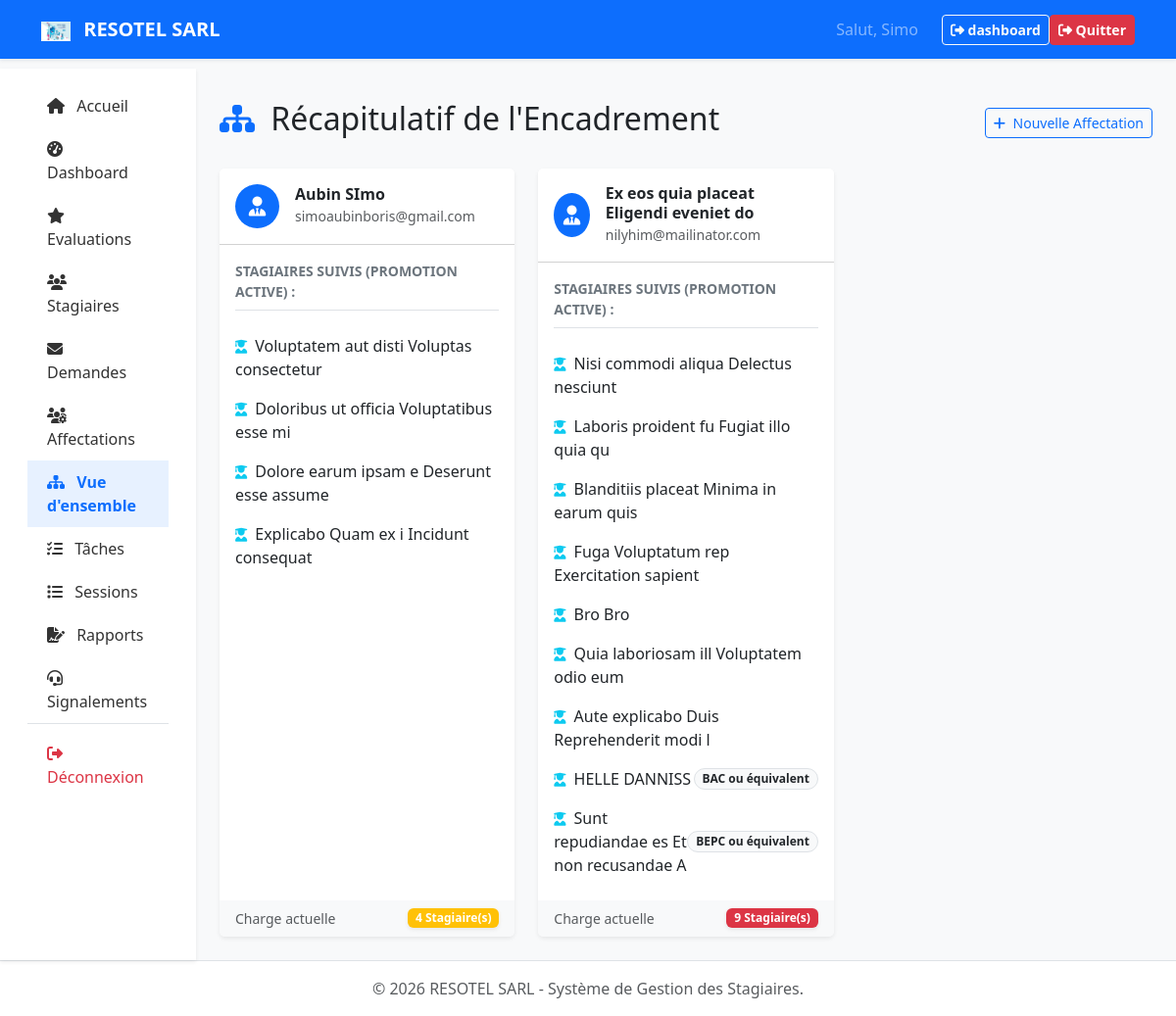
The app's page /recapitulatif_encadrement.php (signed in) with its own data.
### tables this page shows
CREATE TABLE `users` (
  `id` int NOT NULL,
  `nom` varchar(100) NOT NULL,
  `prenom` varchar(100) NOT NULL,
  `email` varchar(150) NOT NULL,
  `password` varchar(255) NOT NULL,
  `telephone` varchar(20) DEFAULT NULL,
  `role` enum('administrateur','encadreur','stagiaire') NOT NULL DEFAULT 'stagiaire',
  `encadreur_id` int DEFAULT NULL,
  `niveau_etude` varchar(100) DEFAULT NULL,
  `type_stage` varchar(50) DEFAULT NULL,
  `date_inscription` timestamp NULL DEFAULT CURRENT_TIMESTAMP,
  `id_session_actuelle` int DEFAULT NULL,
  `note_final` decimal(4,2) DEFAULT NULL,
  `observations` text
);

### recapitulatif_encadrement.php (the view, shortened to what this page needs)
<?php
require_once 'config/db.php';
$stmt = $pdo->query("SELECT id, nom, prenom, email FROM users WHERE role = 'encadreur' ORDER BY nom ASC");
$encadreurs = $stmt->fetchAll();
include 'includes/header.php';
?>
<div class="d-flex justify-content-between align-items-center mb-4 pt-3">
    <h2><i class="fas fa-sitemap me-2 text-primary"></i> Récapitulatif de l'Encadrement</h2>
    <a href="affectation_masse.php" class="btn btn-outline-primary btn-sm">
        <i class="fas fa-plus me-1"></i> Nouvelle Affectation
    </a>
</div>
<div class="row">
    <?php foreach ($encadreurs as $e): ?>
        <div class="col-md-6 col-lg-4 mb-4">
            <div class="card shadow-sm border-0 h-100">
                <div class="card-header bg-white py-3 d-flex align-items-center">
                    <div class="rounded-circle bg-primary text-white p-2 me-3" style="width: 45px; height: 45px; display: flex; align-items: center; justify-content: center;">
                        <i class="fas fa-user-tie fa-lg"></i>
                    </div>
                    <div>
                        <h6 class="mb-0 fw-bold"><?= htmlspecialchars($e['nom'] . ' ' . $e['prenom']) ?></h6>
                        <small class="text-muted"><?= htmlspecialchars($e['email']) ?></small>
                    </div>
                </div>
                <div class="card-body">
                    <p class="text-uppercase small fw-bold text-secondary border-bottom pb-2">Stagiaires suivis (Promotion active) :</p>
                    <?php
                    $stmt_s = $pdo->prepare("
                        SELECT u.nom, u.prenom, u.niveau_etude
                        FROM users u
                        JOIN sessions s ON u.id_session_actuelle = s.id
                        WHERE u.encadreur_id = ?
                        AND u.role = 'stagiaire'
                        AND s.is_active = 1
                    ");
                    $stmt_s->execute([$e['id']]);
                    $mes_stagiaires = $stmt_s->fetchAll();
                    if (count($mes_stagiaires) > 0): ?>
                        <ul class="list-group list-group-flush">
                            <?php foreach ($mes_stagiaires as $st): ?>
                                <li class="list-group-item d-flex justify-content-between align-items-center px-0 border-0">
                                    <span><i class="fas fa-user-graduate me-2 text-info small"></i><?= htmlspecialchars($st['nom'] . ' ' . $st['prenom']) ?></span>
                               <span class="badge rounded-pill bg-light text-dark border"><?= htmlspecialchars($st['niveau_etude'] ?? '') ?></span>
                                </li>
                            <?php endforeach; ?>
                        </ul>
                    <?php else: ?>
                        <div class="text-center py-3">
                            <span class="badge bg-light text-muted fw-normal">Aucun stagiaire assigné</span>
                        </div>
                    <?php endif; ?>
                </div>
                <div class="card-footer bg-light border-0 d-flex justify-content-between align-items-center">
                    <?php $nb = count($mes_stagiaires); ?>
                    <small class="text-muted">Charge actuelle</small>
                    <span class="badge <?= $nb > 4 ? 'bg-danger' : ($nb > 2 ? 'bg-warning' : 'bg-success') ?> shadow-sm">
                        <?= $nb ?> Stagiaire(s)
                    </span>
                </div>
            </div>
        </div>
    <?php endforeach; ?>
</div>
<?php include 'includes/footer.php'; ?>

### includes/header.php (style rules this page uses)
body { background-color: #f8f9fa; min-height: 100vh; padding-top: 70px; }

### records on screen
users: nom+prenom "Aubin SImo", email "simoaubinboris@gmail.com", nb "4"
users: nom+prenom "Voluptatem aut disti Voluptas consectetur"
users: nom+prenom "Doloribus ut officia Voluptatibus esse mi"
users: nom+prenom "Dolore earum ipsam e Deserunt esse assume"
users: nom+prenom "Explicabo Quam ex i Incidunt consequat"
users: nom+prenom "Ex eos quia placeat Eligendi eveniet do", email "nilyhim@mailinator.com", nb "9"
users: nom+prenom "Nisi commodi aliqua Delectus nesciunt"
users: nom+prenom "Laboris proident fu Fugiat illo quia qu"
users: nom+prenom "Blanditiis placeat Minima in earum quis"
users: nom+prenom "Fuga Voluptatum rep Exercitation sapient"
users: nom+prenom "Bro Bro"
users: nom+prenom "Quia laboriosam ill Voluptatem odio eum"
users: nom+prenom "Aute explicabo Duis Reprehenderit modi l"
users: nom+prenom "HELLE DANNISS", niveau_etude "BAC ou équivalent"
users: nom+prenom "Sunt repudiandae es Et non recusandae A", niveau_etude "BEPC ou équivalent"

### other values on screen
$_SESSION['nom'] "Simo"
